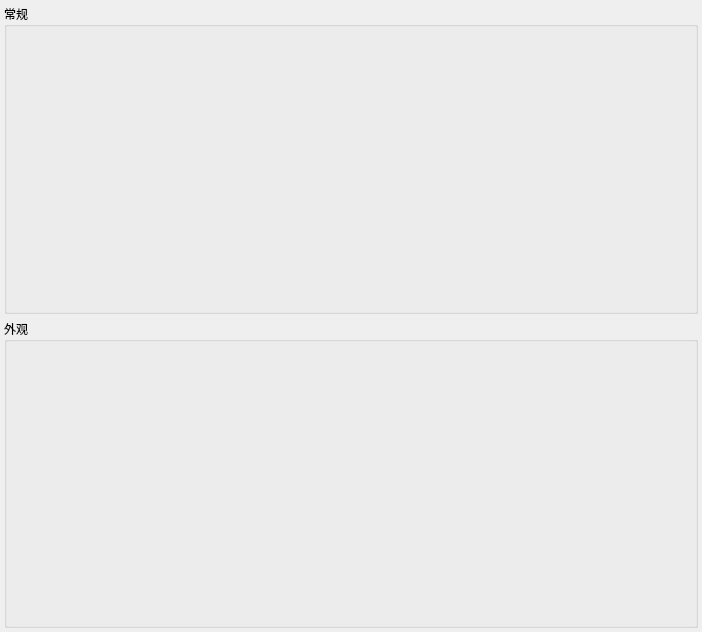
<?xml version="1.0" encoding="UTF-8"?>
<ui version="4.0">
 <class>Dialog</class>
 <widget class="QDialog" name="Dialog">
  <property name="geometry">
   <rect>
    <x>0</x>
    <y>0</y>
    <width>702</width>
    <height>632</height>
   </rect>
  </property>
  <property name="font">
   <font>
    <family>微软雅黑</family>
   </font>
  </property>
  <property name="windowTitle">
   <string>全局设置</string>
  </property>
  <layout class="QVBoxLayout" name="verticalLayout">
   <property name="spacing">
    <number>5</number>
   </property>
   <property name="leftMargin">
    <number>2</number>
   </property>
   <property name="topMargin">
    <number>2</number>
   </property>
   <property name="rightMargin">
    <number>2</number>
   </property>
   <property name="bottomMargin">
    <number>2</number>
   </property>
   <item>
    <widget class="QScrollArea" name="scrollArea">
     <property name="styleSheet">
      <string notr="true">QScrollArea{
border:none;
}</string>
     </property>
     <property name="widgetResizable">
      <bool>true</bool>
     </property>
     <widget class="QWidget" name="scrollAreaWidgetContents">
      <property name="geometry">
       <rect>
        <x>0</x>
        <y>0</y>
        <width>698</width>
        <height>628</height>
       </rect>
      </property>
      <layout class="QVBoxLayout" name="verticalLayout_2" stretch="1,1">
       <property name="spacing">
        <number>5</number>
       </property>
       <property name="leftMargin">
        <number>2</number>
       </property>
       <property name="topMargin">
        <number>2</number>
       </property>
       <property name="rightMargin">
        <number>2</number>
       </property>
       <property name="bottomMargin">
        <number>2</number>
       </property>
       <item>
        <widget class="QGroupBox" name="groupBox">
         <property name="title">
          <string>常规</string>
         </property>
         <property name="flat">
          <bool>true</bool>
         </property>
        </widget>
       </item>
       <item>
        <widget class="QGroupBox" name="groupBox_2">
         <property name="title">
          <string>外观</string>
         </property>
         <property name="flat">
          <bool>true</bool>
         </property>
        </widget>
       </item>
      </layout>
     </widget>
    </widget>
   </item>
  </layout>
 </widget>
 <resources/>
 <connections/>
</ui>
